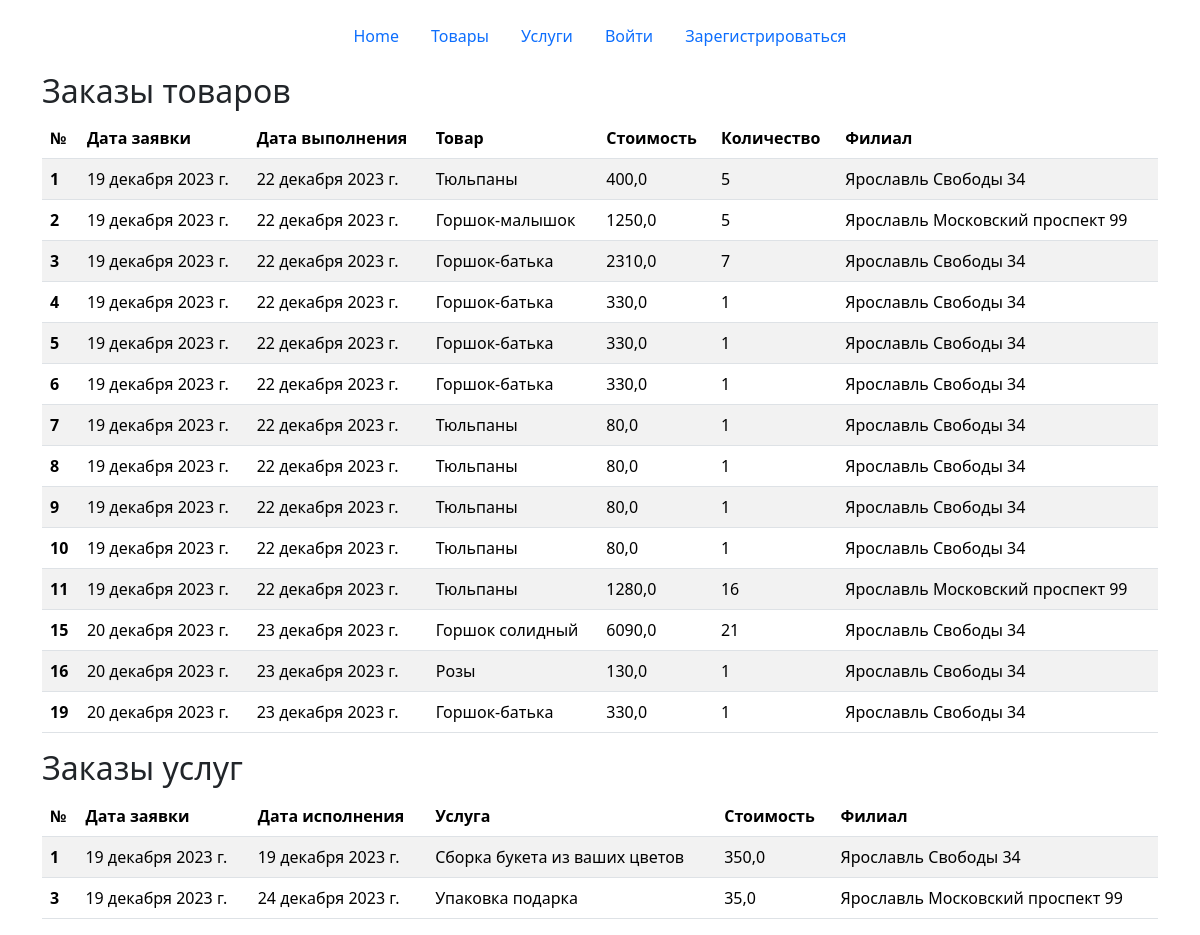
The app's page /orders/1/ with its own data.
### main/models.py (models this page shows, shortened)
class Product_order(models.Model):
    client = models.ForeignKey(Users, on_delete=models.CASCADE, verbose_name='Клиент', blank=True, null=True)
    product = models.ForeignKey(Products, on_delete=models.CASCADE, verbose_name='Продукт', blank=True, null=True)
    filial = models.ForeignKey(Filials, on_delete=models.CASCADE, verbose_name='Филиал', blank=True, null=True)
    registration_date = models.DateField(verbose_name='Дата заявки', blank=True, null=True)
    date_completion = models.DateField(verbose_name='Дата выполнения', blank=True, null=True)
    cost = models.FloatField(verbose_name='Стоимость', blank=True, null=True)
    quantity = models.IntegerField(verbose_name='Количество', blank=True, null=True)
    class Meta:
        verbose_name = 'Заказ на товар'
        verbose_name_plural = 'Заказы на товары'

class Products(models.Model):
    name = models.CharField(max_length=50, verbose_name='Название', blank=True, null=True)
    type_product = models.ForeignKey(Types_products, on_delete=models.CASCADE, verbose_name='Тип продукта', blank=True,
                                     null=True)
    cost = models.FloatField(verbose_name='Стоимость', blank=True, null=True)
    photo = models.ImageField(upload_to='products', verbose_name='Фото', blank=True, null=True)
    stock_balance = models.IntegerField(verbose_name='Остаток на складе', blank=True, null=True)
    sheif_life = models.IntegerField(verbose_name='Срок годности', blank=True, null=True)
    def __str__(self):
        return f'{self.name}'
    class Meta:
        verbose_name = 'Товар'
        verbose_name_plural = 'Товары'

class Filials(models.Model):
    city = models.CharField(max_length=50, verbose_name='Город', blank=True, null=True)
    street = models.CharField(max_length=50, verbose_name='Улица', blank=True, null=True)
    house = models.CharField(max_length=50, verbose_name='Дом', blank=True, null=True)
    email = models.CharField(max_length=50, verbose_name='Email', blank=True, null=True)
    phone = models.CharField(max_length=50, verbose_name='Телефон', blank=True, null=True)
    def __str__(self):
        return f'{self.city} {self.street} {self.house}'
    class Meta:
        verbose_name = 'Филиал'
        verbose_name_plural = 'Филиалы'

class Service_order(models.Model):
    client = models.ForeignKey(Users, on_delete=models.CASCADE, verbose_name='Клиент', blank=True, null=True)
    service = models.ForeignKey(Services, on_delete=models.CASCADE, verbose_name='Услуга', blank=True, null=True)
    filial = models.ForeignKey(Filials, on_delete=models.CASCADE, verbose_name='Филиал', blank=True, null=True)
    registration_date = models.DateField(verbose_name='Дата заявки', blank=True, null=True)
    date_completion = models.DateField(verbose_name='Дата выполнения', blank=True, null=True)
    cost = models.FloatField(verbose_name='Стоимость', blank=True, null=True)
    class Meta:
        verbose_name = 'Заказ на услугу'
        verbose_name_plural = 'Заказы на услуги'

class Services(models.Model):
    name = models.CharField(max_length=50, verbose_name='Название', blank=True, null=True)
    cost = models.CharField(max_length=50, verbose_name='Стоимость', blank=True, null=True)
    description = models.TextField(verbose_name='Описание', blank=True, null=True)
    def __str__(self):
        return f'{self.name}'
    class Meta:
        verbose_name = 'Услуга'
        verbose_name_plural = 'Услуги'

### main/views.py (the view)
# urls.py: path('orders/<int:pk>/', views.orders, name='orders'),
def orders(request, pk):
    orders = Product_order.objects.filter(client=pk)
    services = Service_order.objects.filter(client=pk)
    print(len(orders), len(services))
    if len(orders) == 0 and len(services) == 0:
        return render(request, 'orders.html', {'products_error': 'Нет заказов', 'services_error': 'Нет заказов'})
    elif len(orders) == 0:
        return render(request, 'orders.html', {'products_error': 'Нет заказов', 'services': services})
    elif len(services) == 0:
        return render(request, 'orders.html', {'orders': orders, 'services_error': 'Нет заказов'})
    else:
        return render(request, 'orders.html', {'orders': orders, 'services': services})

### templates/orders.html (shortened to what this page needs)
{% extends 'navbar.html' %}
{% block content %}
    <div class="container">
        <h2>Заказы товаров</h2>
        {% if products_error %}
            <div class="alert alert-info" role="alert">
                {{ products_error }}
            </div>
        {% else %}
            <table class="table table-striped">
                <thead>
                <tr>
                    <th scope="col">№</th>
                    <th scope="col">Дата заявки</th>
                    <th scope="col">Дата выполнения</th>
                    <th scope="col">Товар</th>
                    <th scope="col">Стоимость</th>
                    <th scope="col">Количество</th>
                    <th scope="col">Филиал</th>
                </tr>
                </thead>
                <tbody>
                {% for order in orders %}
                    <tr>
                        <th scope="row">{{ order.id }}</th>
                        <td>{{ order.registration_date }}</td>
                        <td>{{ order.date_completion }}</td>
                        <td>{{ order.product }}</td>
                        <td>{{ order.cost }}</td>
                        <td>{{ order.quantity }}</td>
                        <td>{{ order.filial }}</td>
                    </tr>
                {% endfor %}
                </tbody>
            </table>
        {% endif %}
        <h2>Заказы услуг</h2>
        {% if services_error %}
            <div class="alert alert-info" role="alert">
                {{ services_error }}
            </div>
        {% else %}
            <table class="table table-striped">
                <thead>
                <tr>
                    <th scope="col">№</th>
                    <th scope="col">Дата заявки</th>
                    <th scope="col">Дата исполнения</th>
                    <th scope="col">Услуга</th>
                    <th scope="col">Стоимость</th>
                    <th scope="col">Филиал</th>
                </tr>
                </thead>
                <tbody>
                {% for service in services %}
                    <tr>
                        <th scope="row">{{ service.id }}</th>
                        <td>{{ service.registration_date }}</td>
                        <td>{{ service.date_completion }}</td>
                        <td>{{ service.service }}</td>
                        <td>{{ service.cost }}</td>
                        <td>{{ service.filial }}</td>
                    </tr>
                {% endfor %}
                </tbody>
            </table>
        {% endif %}
    </div>
{% endblock %}

### records on screen
Product_order: id "1", registration_date "19 декабря 2023 г.", date_completion "22 декабря 2023 г.", product "Тюльпаны", cost "400,0", quantity "5", filial "Ярославль Свободы 34"
Product_order: id "2", registration_date "19 декабря 2023 г.", date_completion "22 декабря 2023 г.", product "Горшок-малышок", cost "1250,0", quantity "5", filial "Ярославль Московский проспект 99"
Product_order: id "3", registration_date "19 декабря 2023 г.", date_completion "22 декабря 2023 г.", product "Горшок-батька", cost "2310,0", quantity "7", filial "Ярославль Свободы 34"
Product_order: id "4", registration_date "19 декабря 2023 г.", date_completion "22 декабря 2023 г.", product "Горшок-батька", cost "330,0", quantity "1", filial "Ярославль Свободы 34"
Product_order: id "5", registration_date "19 декабря 2023 г.", date_completion "22 декабря 2023 г.", product "Горшок-батька", cost "330,0", quantity "1", filial "Ярославль Свободы 34"
Product_order: id "6", registration_date "19 декабря 2023 г.", date_completion "22 декабря 2023 г.", product "Горшок-батька", cost "330,0", quantity "1", filial "Ярославль Свободы 34"
Product_order: id "7", registration_date "19 декабря 2023 г.", date_completion "22 декабря 2023 г.", product "Тюльпаны", cost "80,0", quantity "1", filial "Ярославль Свободы 34"
Product_order: id "8", registration_date "19 декабря 2023 г.", date_completion "22 декабря 2023 г.", product "Тюльпаны", cost "80,0", quantity "1", filial "Ярославль Свободы 34"
Product_order: id "9", registration_date "19 декабря 2023 г.", date_completion "22 декабря 2023 г.", product "Тюльпаны", cost "80,0", quantity "1", filial "Ярославль Свободы 34"
Product_order: id "10", registration_date "19 декабря 2023 г.", date_completion "22 декабря 2023 г.", product "Тюльпаны", cost "80,0", quantity "1", filial "Ярославль Свободы 34"
Product_order: id "11", registration_date "19 декабря 2023 г.", date_completion "22 декабря 2023 г.", product "Тюльпаны", cost "1280,0", quantity "16", filial "Ярославль Московский проспект 99"
Product_order: id "15", registration_date "20 декабря 2023 г.", date_completion "23 декабря 2023 г.", product "Горшок солидный", cost "6090,0", quantity "21", filial "Ярославль Свободы 34"
Product_order: id "16", registration_date "20 декабря 2023 г.", date_completion "23 декабря 2023 г.", product "Розы", cost "130,0", quantity "1", filial "Ярославль Свободы 34"
Product_order: id "19", registration_date "20 декабря 2023 г.", date_completion "23 декабря 2023 г.", product "Горшок-батька", cost "330,0", quantity "1", filial "Ярославль Свободы 34"
Service_order: id "1", registration_date "19 декабря 2023 г.", date_completion "19 декабря 2023 г.", service "Сборка букета из ваших цветов", cost "350,0", filial "Ярославль Свободы 34"
Service_order: id "3", registration_date "19 декабря 2023 г.", date_completion "24 декабря 2023 г.", service "Упаковка подарка", cost "35,0", filial "Ярославль Московский проспект 99"
